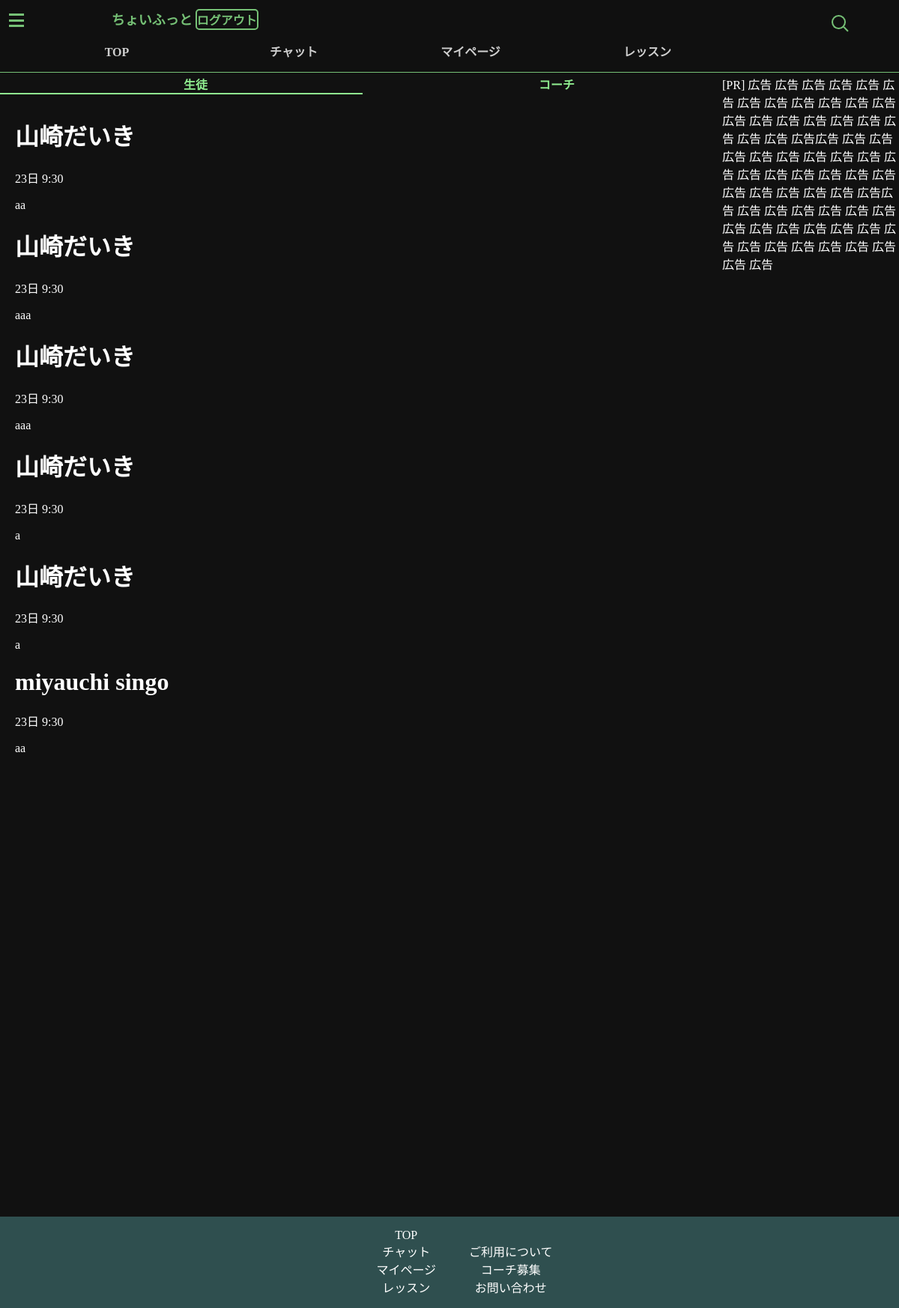
Page /view/lesson/index.php (signed in) on the committed database.
### tables this page shows
CREATE TABLE `lessons` (
  `id` int NOT NULL,
  `student` varchar(30) NOT NULL,
  `coach` varchar(30) NOT NULL,
  `student_name` text NOT NULL,
  `coach_name` text NOT NULL,
  `date` varchar(10) NOT NULL,
  `time` varchar(10) NOT NULL,
  `util` varchar(10) NOT NULL,
  `content` text NOT NULL
);

### view/lesson/index.php (the view, shortened to what this page needs)
<!DOCTYPE html>
<html lang="en">
<head>
    <?php include('../../component/head.php');  ?>
    <link rel="stylesheet" href="../../css/layout.css">
</head>
<body>
<?php
include ('../../component/nav.php')
?>
<div class="main">
    <div class="left">
        <div class="coach-student">
            <div class="student" onclick="click_student_border()">生徒</div>
            <span class="student-border" id="student-border2"></span>
            <div class="coach" onclick="click_coach_border()">コーチ</div>
        </div>
        <br><br>
        <div id="student-post">
            <?php
            $me=$_SESSION['mail'];
            $stmt=$pdo->query("select * from lessons where student='$me'");
            foreach ($stmt as $row){
                $coach_name=$row['coach_name'];
                $date=$row['date'];
                $time=$row['time'];
                $content=$row['content'];
                echo ("
                <div class='lesson-card'>
                    <h1>$coach_name</h1>
                    <p>$date $time</p>
                    <p>$content</p>
                </div>
            ");
            }
            ?>
        </div>
    </div>
    <div class="right">
        <?php include('../../component/pr.php');  ?>
    </div>
</div>
<?php
include ('../../component/footer.php')
?>
</body>
</html>

### css/layout.css (style rules this page uses)
body { max-width: 100%; background: #111111; margin: 0; }
.main { width: 100%; display: flex; padding-bottom: 50%; }
.left { width: 80%; margin-top: 100px; color: white; padding-left: 20px ; }
.right { color: white; width: 20%; margin-top: 100px; }
.all,.favo,.coach,.student { cursor: pointer; }
.coach-student,.all-favo { width: calc(100% + 20px); float: left; display: flex; position: relative; }
.coach,.student,.all,.favo { width: 50%; text-align: center; color: lightgreen; font-weight: bold; }
.student-border,.student-border2,.all-border { position: absolute; top: 100%; left: -20px; width: 50%; border: 1px solid lightgreen; }

### rows in the picture
lessons: coach_name "山崎だいき", date "23日", time "9:30", content "aa"
lessons: coach_name "山崎だいき", date "23日", time "9:30", content "aaa"
lessons: coach_name "山崎だいき", date "23日", time "9:30", content "aaa"
lessons: coach_name "山崎だいき", date "23日", time "9:30", content "a"
lessons: coach_name "山崎だいき", date "23日", time "9:30", content "a"
lessons: coach_name "miyauchi singo", date "23日", time "9:30", content "aa"
